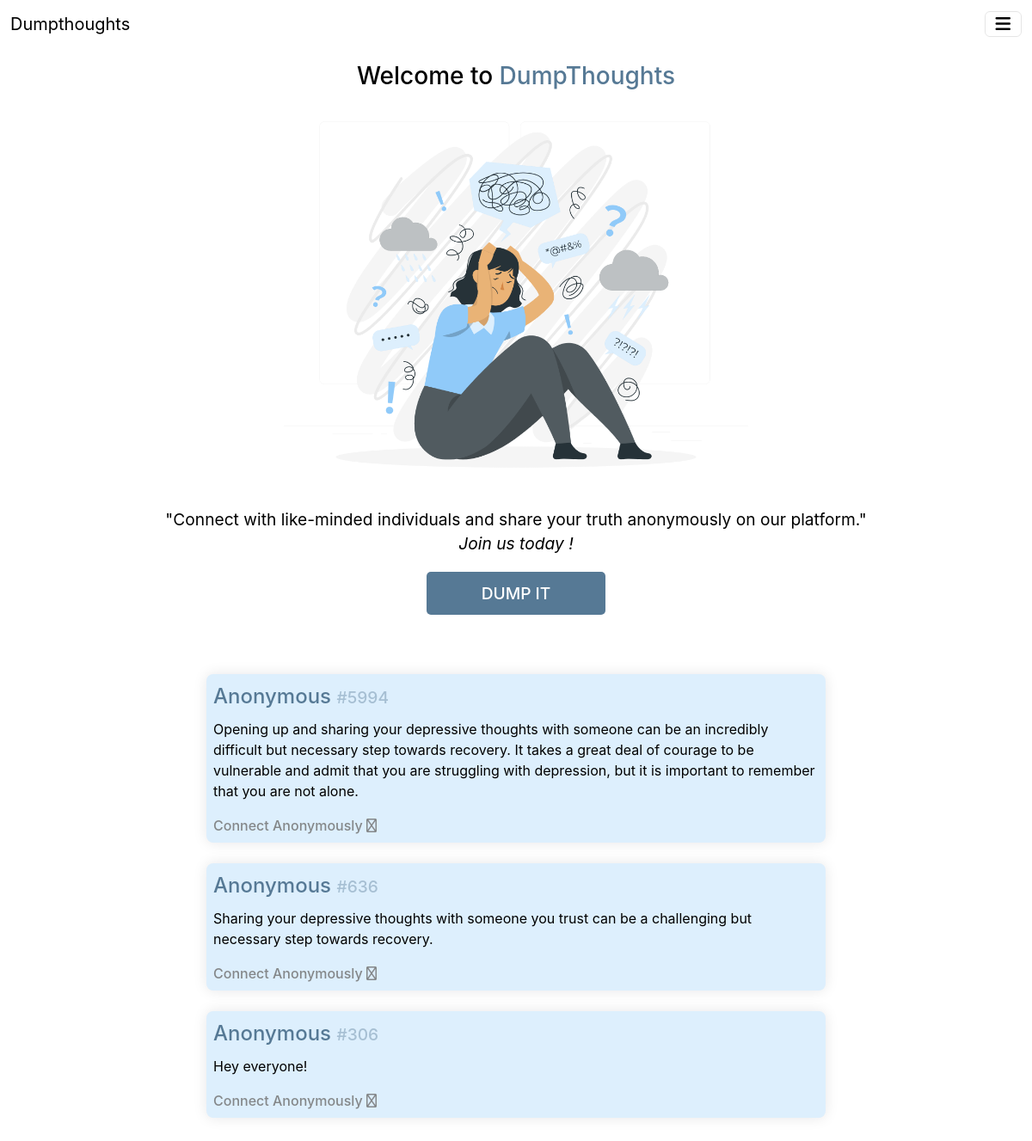
The page / on the database its author committed.
### HomeModule/models.py (models this page shows)
class Post(models.Model):
    author = models.ForeignKey(User, on_delete=models.CASCADE)
    body = models.TextField()
    postkey = models.CharField(max_length=150, default=0)

### HomeModule/views.py (the view)
# urls.py: path('', views.home, name='home'),
def home(request):
    allPosts = Post.objects.all()
    allProfiles = userProfile.objects.all()
    roomcount = 0
    if request.user.is_authenticated:
        userprofile = userProfile.objects.get(profile_username=request.user)
        userkey = userprofile.key
        roomcount = len(Room.objects.filter(senderkey=userkey) | Room.objects.filter( receiverkey = userkey))
    context = {'allPosts':allPosts,'allProfiles':allProfiles,'roomcount':roomcount}
    return render(request,'home.html', context)

### templates/home.html (shortened to what this page needs)
{% extends 'base.html' %}
{% load static %}
{% block content %}
<br><br>
<link rel ="stylesheet" href="{% static 'css/home.css' %}">
<div class="header">
    <center>
        <br>
        <div class="header-headline">
            <h3>Welcome to <span style="color:#567995;">DumpThoughts</span></h3>
        </div>
        <center>
            <img src="\static\img\homeanxiety.png" class="home-header-image">
        </center>
        <div class="header-content">
            <p>"Connect with like-minded individuals and share your truth anonymously on our platform."<br><span style="font-style: italic;">Join us today !</span> </p>
        </div>
        {% if user.is_authenticated %}
            <button class="custom-btn btn-4" onclick="location.href='/dump'"><span>DUMP IT</span></button>
        {% else %}
        <button class="custom-btn btn-4""><span>DUMP IT</span></button>
        {% endif %}
            <br><br><br><br>
    </center>
</div>
<div class="posts">
    <div class="posts-title">
        <h4 style="margin-left:0.5rem; color: white; text-align: center;">Thoughts</h4>
    </div>
    <br>
    {% for post in allPosts %}
    <div class="card-container">
        {% if post.author != request.user %}
        <div class="card-header">Anonymous <span class="card-key""> #{{post.postkey}}</span></div>
        {% else %}
        <div class="card-header">{{post.author}}</div>
        {% endif %}
        <div class="card-content">
            <p>{{post.body}}</p>
        </div>
        <div class="card-endtags"> <a href="/chat/{{post.postkey}}" class="connect">Connect Anonymously <i class="fa-regular fa fa-arrow-right"></i></a></div>
    </div>
<br>
    {% endfor %}
</div>
<br><br>
{% endblock content %}

### templates/base.html (shortened to what this page needs)
{% load static %}
<!doctype html>
<html lang="en">
  <head>
    <link rel ="stylesheet" href="{% static 'css/base.css' %}">
    <link href="https://cdn.jsdelivr.net/npm/bootstrap@5.2.3/dist/css/bootstrap.min.css" rel="stylesheet">
  </head>
  <body>
    <nav class="navbar fixed-top">
        <div class="container-fluid">
          <a class="navbar-brand" href="/" style="color: black;">Dumpthoughts</a>
          <button class="navbar-toggler" type="button" data-bs-toggle="offcanvas" data-bs-target="#offcanvasDarkNavbar" aria-controls="offcanvasDarkNavbar">
            <span class="" role="button" ><i class="fa fa-bars" aria-hidden="true" style="color:black"></i></span>
        </button>
        </div>
      </nav>
    {% block content %}{% endblock content %}
  </body>
</html>

### static/css/base.css (style rules this page uses)
body { background: white !important; }
nav { background: white; }

### rows shown on the page
Post: postkey "5994", body "Opening up and sharing your depressive thoughts with someone can be an incredibly difficult but necessary step towards recovery. It takes a great deal of courage to be vulnerable and admit that you are struggling with depression, but it is important to remember that you are not alone."
Post: postkey "636", body "Sharing your depressive thoughts with someone you trust can be a challenging but necessary step towards recovery."
Post: postkey "306", body "Hey everyone!"
